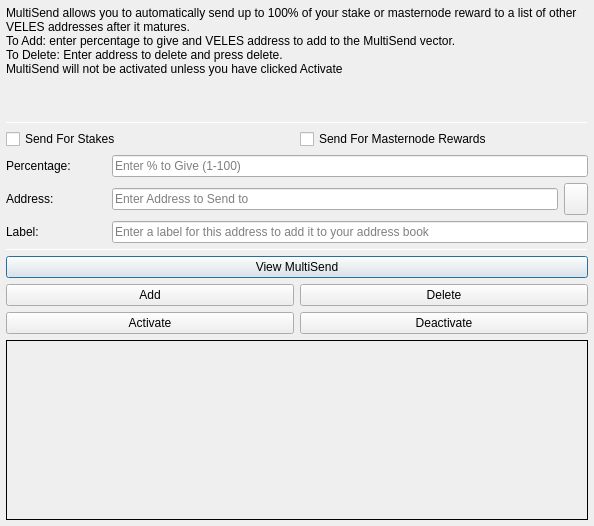
<?xml version="1.0" encoding="UTF-8"?>
<ui version="4.0">
 <class>MultiSendDialog</class>
 <widget class="QDialog" name="MultiSendDialog">
  <property name="windowModality">
   <enum>Qt::NonModal</enum>
  </property>
  <property name="geometry">
   <rect>
    <x>0</x>
    <y>0</y>
    <width>594</width>
    <height>526</height>
   </rect>
  </property>
  <property name="windowTitle">
   <string>MultiSend</string>
  </property>
  <layout class="QVBoxLayout" name="verticalLayout" stretch="0">
   <property name="leftMargin">
    <number>6</number>
   </property>
   <property name="topMargin">
    <number>6</number>
   </property>
   <property name="rightMargin">
    <number>6</number>
   </property>
   <property name="bottomMargin">
    <number>6</number>
   </property>
   <item>
    <layout class="QVBoxLayout" name="verticalLayout_Main" stretch="1,1,1,0,1,1,1">
     <item>
      <widget class="QLabel" name="label_2">
       <property name="lineWidth">
        <number>1</number>
       </property>
       <property name="text">
        <string>MultiSend allows you to automatically send up to 100% of your stake or masternode reward to a list of other VELES addresses after it matures.
To Add: enter percentage to give and VELES address to add to the MultiSend vector.
To Delete: Enter address to delete and press delete.
MultiSend will not be activated unless you have clicked Activate</string>
       </property>
       <property name="alignment">
        <set>Qt::AlignLeading|Qt::AlignLeft|Qt::AlignTop</set>
       </property>
       <property name="wordWrap">
        <bool>true</bool>
       </property>
      </widget>
     </item>
     <item>
      <widget class="Line" name="line">
       <property name="minimumSize">
        <size>
         <width>0</width>
         <height>1</height>
        </size>
       </property>
       <property name="maximumSize">
        <size>
         <width>16777215</width>
         <height>1</height>
        </size>
       </property>
       <property name="orientation">
        <enum>Qt::Horizontal</enum>
       </property>
      </widget>
     </item>
     <item>
      <layout class="QVBoxLayout" name="verticalLayout_Settings">
       <item>
        <layout class="QHBoxLayout" name="horizontalLayout">
         <item>
          <widget class="QCheckBox" name="multiSendStakeCheckBox">
           <property name="text">
            <string>Send For Stakes</string>
           </property>
          </widget>
         </item>
         <item>
          <widget class="QCheckBox" name="multiSendMasternodeCheckBox">
           <property name="text">
            <string>Send For Masternode Rewards</string>
           </property>
          </widget>
         </item>
        </layout>
       </item>
       <item>
        <layout class="QHBoxLayout" name="horizontalLayout_6">
         <item>
          <widget class="QLabel" name="label">
           <property name="minimumSize">
            <size>
             <width>100</width>
             <height>0</height>
            </size>
           </property>
           <property name="toolTip">
            <string>Percentage of stake to send</string>
           </property>
           <property name="text">
            <string>Percentage:</string>
           </property>
          </widget>
         </item>
         <item>
          <widget class="QLineEdit" name="multiSendPercentEdit">
           <property name="toolTip">
            <string>Enter whole numbers 1 - 100</string>
           </property>
           <property name="placeholderText">
            <string>Enter % to Give (1-100)</string>
           </property>
          </widget>
         </item>
        </layout>
       </item>
       <item>
        <layout class="QHBoxLayout" name="horizontalLayout_7">
         <item>
          <widget class="QLabel" name="label_5">
           <property name="minimumSize">
            <size>
             <width>100</width>
             <height>0</height>
            </size>
           </property>
           <property name="toolTip">
            <string>Address to send portion of stake to</string>
           </property>
           <property name="text">
            <string>Address:</string>
           </property>
          </widget>
         </item>
         <item>
          <widget class="QLineEdit" name="multiSendAddressEdit">
           <property name="toolTip">
            <string/>
           </property>
           <property name="placeholderText">
            <string>Enter Address to Send to</string>
           </property>
          </widget>
         </item>
         <item>
          <widget class="QToolButton" name="addressBookButton">
           <property name="maximumSize">
            <size>
             <width>16777215</width>
             <height>32</height>
            </size>
           </property>
           <property name="toolTip">
            <string>Choose an address from the address book</string>
           </property>
           <property name="text">
            <string/>
           </property>
           <property name="icon">
            <iconset resource="../veles.qrc">
             <normaloff>:/icons/address-book</normaloff>:/icons/address-book</iconset>
           </property>
           <property name="shortcut">
            <string>Alt+A</string>
           </property>
          </widget>
         </item>
        </layout>
       </item>
      </layout>
     </item>
     <item>
      <layout class="QHBoxLayout" name="horizontalLayout_3">
       <item>
        <widget class="QLabel" name="label_3">
         <property name="minimumSize">
          <size>
           <width>100</width>
           <height>0</height>
          </size>
         </property>
         <property name="text">
          <string>Label:</string>
         </property>
        </widget>
       </item>
       <item>
        <widget class="QLineEdit" name="labelAddressLabelEdit">
         <property name="placeholderText">
          <string>Enter a label for this address to add it to your address book</string>
         </property>
        </widget>
       </item>
      </layout>
     </item>
     <item>
      <widget class="Line" name="line_2">
       <property name="minimumSize">
        <size>
         <width>0</width>
         <height>1</height>
        </size>
       </property>
       <property name="maximumSize">
        <size>
         <width>16777215</width>
         <height>1</height>
        </size>
       </property>
       <property name="orientation">
        <enum>Qt::Horizontal</enum>
       </property>
      </widget>
     </item>
     <item>
      <layout class="QVBoxLayout" name="verticalLayout_Buttons">
       <item>
        <layout class="QHBoxLayout" name="horizontalLayout_4">
         <item>
          <widget class="QPushButton" name="viewButton">
           <property name="toolTip">
            <string/>
           </property>
           <property name="statusTip">
            <string>View MultiSend Vector</string>
           </property>
           <property name="text">
            <string>View MultiSend</string>
           </property>
          </widget>
         </item>
        </layout>
       </item>
       <item>
        <layout class="QHBoxLayout" name="horizontalLayout_2">
         <item>
          <widget class="QPushButton" name="addButton">
           <property name="toolTip">
            <string/>
           </property>
           <property name="statusTip">
            <string>Add to MultiSend Vector</string>
           </property>
           <property name="text">
            <string>Add</string>
           </property>
          </widget>
         </item>
         <item>
          <widget class="QPushButton" name="deleteButton">
           <property name="toolTip">
            <string/>
           </property>
           <property name="statusTip">
            <string>Delete Address From MultiSend Vector</string>
           </property>
           <property name="text">
            <string>Delete</string>
           </property>
          </widget>
         </item>
        </layout>
       </item>
       <item>
        <layout class="QHBoxLayout" name="horizontalLayout_5">
         <item>
          <widget class="QPushButton" name="activateButton">
           <property name="statusTip">
            <string>Activate MultiSend</string>
           </property>
           <property name="text">
            <string>Activate</string>
           </property>
          </widget>
         </item>
         <item>
          <widget class="QPushButton" name="disableButton">
           <property name="statusTip">
            <string>Deactivate MultiSend</string>
           </property>
           <property name="text">
            <string>Deactivate</string>
           </property>
          </widget>
         </item>
        </layout>
       </item>
      </layout>
     </item>
     <item>
      <widget class="QLabel" name="message">
       <property name="minimumSize">
        <size>
         <width>0</width>
         <height>180</height>
        </size>
       </property>
       <property name="frameShape">
        <enum>QFrame::Panel</enum>
       </property>
       <property name="frameShadow">
        <enum>QFrame::Plain</enum>
       </property>
       <property name="lineWidth">
        <number>1</number>
       </property>
       <property name="midLineWidth">
        <number>1</number>
       </property>
       <property name="text">
        <string/>
       </property>
       <property name="alignment">
        <set>Qt::AlignLeading|Qt::AlignLeft|Qt::AlignTop</set>
       </property>
       <property name="wordWrap">
        <bool>true</bool>
       </property>
      </widget>
     </item>
    </layout>
   </item>
  </layout>
 </widget>
 <resources>
  <include location="../veles.qrc"/>
 </resources>
 <connections/>
</ui>
